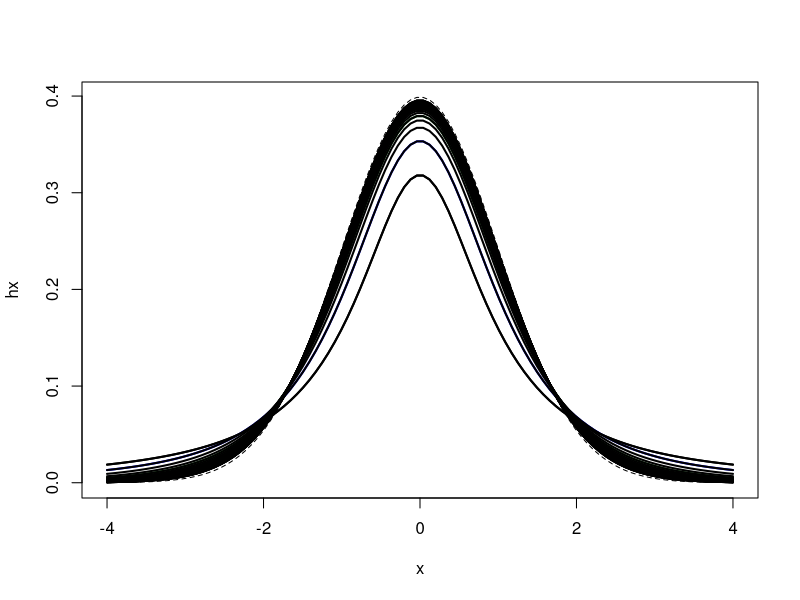

Recreate this plot in R.
x<-seq(-4,4, length = 100)
hx<-dnorm(x)
degf<-c(1:30)

plot(x, hx, type="l", lty=2)

lines(x,dt(x,degf[1]),lwd=2)
lines(x,dt(x,degf[2]),lwd=2, col="blue")
lines(x,dt(x,degf[5]),lwd=2, col="darkgreen")
lines(x,dt(x,degf[10]),lwd=2, col="red")
lines(x,dt(x,degf[15]),lwd=2, col="gold")
lines(x,dt(x,degf[20]),lwd=2, col="darkorange")
lines(x,dt(x,degf[30]),lwd=2, col="black")

for (i in 1:30){
  lines(x, dt(x,degf[i]),lwd=2)
}
